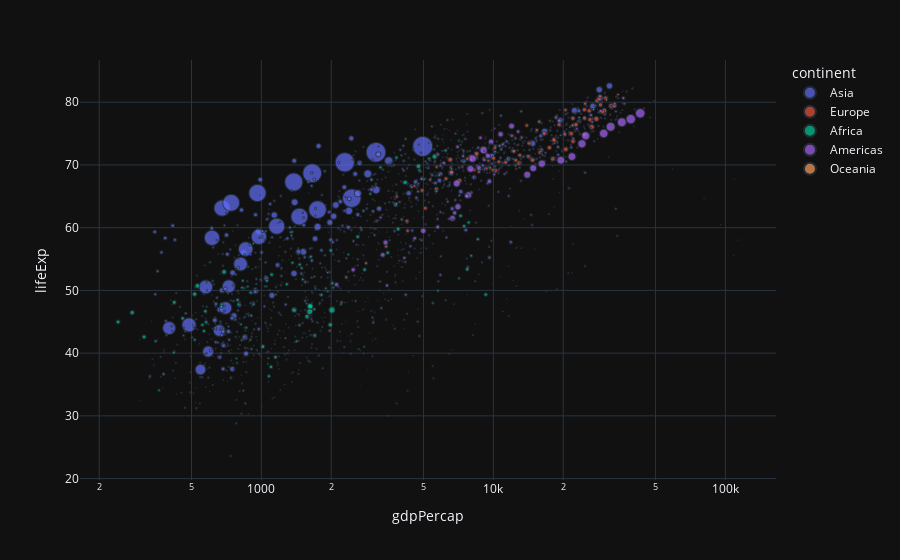

Notebook code cell kept with this figure:
### Code cell
import plotly.express as px

df = px.data.gapminder()  # Sample dataset
fig = px.scatter(df, x="gdpPercap", y="lifeExp", color="continent", size="pop", log_x=True,template="plotly_dark",)
fig.show()

### Figure 1 — Plotly figure (JSON) as saved in the notebook; plotly's stock layout.template omitted (floating-point values rounded to 4 significant figures; data arrays with more than 128 entries replaced by an {"elided": "..."} marker saying what was removed)
{"data": [{"hovertemplate": "continent=Asia<br>gdpPercap=%{x}<br>lifeExp=%{y}<br>pop=%{marker.size}<extra></extra>", "legendgroup": "Asia", "marker": {"color": "#636efa", "size": {"elided": "396 int values"}, "sizemode": "area", "sizeref": 3297000.0, "symbol": "circle"}, "mode": "markers", "name": "Asia", "showlegend": true, "type": "scattergl", "x": {"elided": "396 float values"}, "xaxis": "x", "y": {"elided": "396 float values"}, "yaxis": "y"}, {"hovertemplate": "continent=Europe<br>gdpPercap=%{x}<br>lifeExp=%{y}<br>pop=%{marker.size}<extra></extra>", "legendgroup": "Europe", "marker": {"color": "#EF553B", "size": {"elided": "360 int values"}, "sizemode": "area", "sizeref": 3297000.0, "symbol": "circle"}, "mode": "markers", "name": "Europe", "showlegend": true, "type": "scattergl", "x": {"elided": "360 float values"}, "xaxis": "x", "y": {"elided": "360 float values"}, "yaxis": "y"}, {"hovertemplate": "continent=Africa<br>gdpPercap=%{x}<br>lifeExp=%{y}<br>pop=%{marker.size}<extra></extra>", "legendgroup": "Africa", "marker": {"color": "#00cc96", "size": {"elided": "624 int values"}, "sizemode": "area", "sizeref": 3297000.0, "symbol": "circle"}, "mode": "markers", "name": "Africa", "showlegend": true, "type": "scattergl", "x": {"elided": "624 float values"}, "xaxis": "x", "y": {"elided": "624 float values"}, "yaxis": "y"}, {"hovertemplate": "continent=Americas<br>gdpPercap=%{x}<br>lifeExp=%{y}<br>pop=%{marker.size}<extra></extra>", "legendgroup": "Americas", "marker": {"color": "#ab63fa", "size": {"elided": "300 int values"}, "sizemode": "area", "sizeref": 3297000.0, "symbol": "circle"}, "mode": "markers", "name": "Americas", "showlegend": true, "type": "scattergl", "x": {"elided": "300 float values"}, "xaxis": "x", "y": {"elided": "300 float values"}, "yaxis": "y"}, {"hovertemplate": "continent=Oceania<br>gdpPercap=%{x}<br>lifeExp=%{y}<br>pop=%{marker.size}<extra></extra>", "legendgroup": "Oceania", "marker": {"color": "#FFA15A", "size": [8691212, 9712569, 10794968, 11872264, 13177000, 14074100, 15184200, 16257249, 17481977, 18565243, 19546792, 20434176, 1994794, 2229407, 2488550, 2728150, 2929100, 3164900, 3210650, 3317166, 3437674, 3676187, 3908037, 4115771], "sizemode": "area", "sizeref": 3297000.0, "symbol": "circle"}, "mode": "markers", "name": "Oceania", "showlegend": true, "type": "scattergl", "x": [10040.0, 10950.0, 12220.0, 14530.0, 16790.0, 18330.0, 19480.0, 21890.0, 23420.0, 27000.0, 30690.0, 34440.0, 10560.0, 12250.0, 13180.0, 14460.0, 16050.0, 16230.0, 17630.0, 19010.0, 18360.0, 21050.0, 23190.0, 25190.0], "xaxis": "x", "y": [69.12, 70.33, 70.93, 71.1, 71.93, 73.49, 74.74, 76.32, 77.56, 78.83, 80.37, 81.23, 69.39, 70.26, 71.24, 71.52, 71.89, 72.22, 73.84, 74.32, 76.33, 77.55, 79.11, 80.2], "yaxis": "y"}], "layout": {"legend": {"itemsizing": "constant", "title": {"text": "continent"}, "tracegroupgap": 0}, "margin": {"t": 60}, "xaxis": {"anchor": "y", "domain": [0, 1], "title": {"text": "gdpPercap"}, "type": "log"}, "yaxis": {"anchor": "x", "domain": [0, 1], "title": {"text": "lifeExp"}}}}
